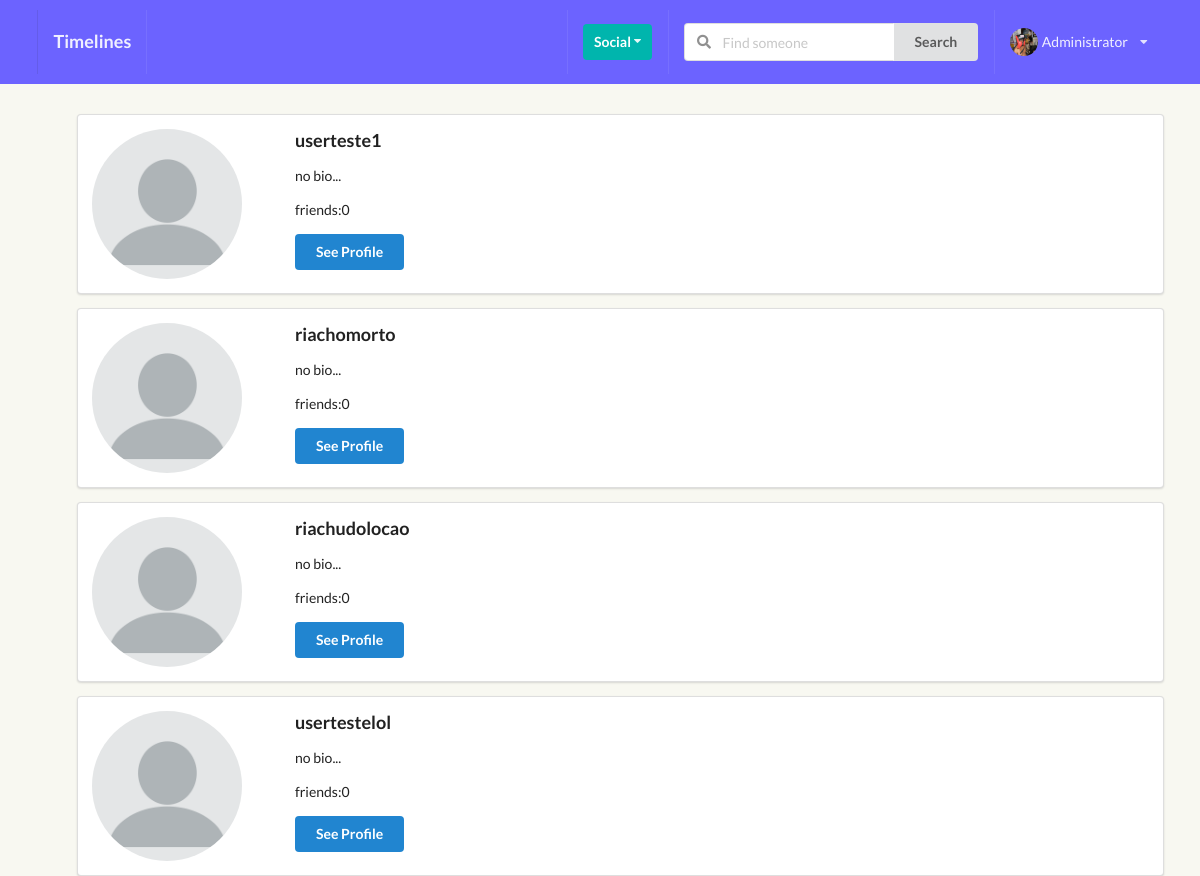
/profiles/to_invite/ (signed in), run on an earlier commit of the app's database.
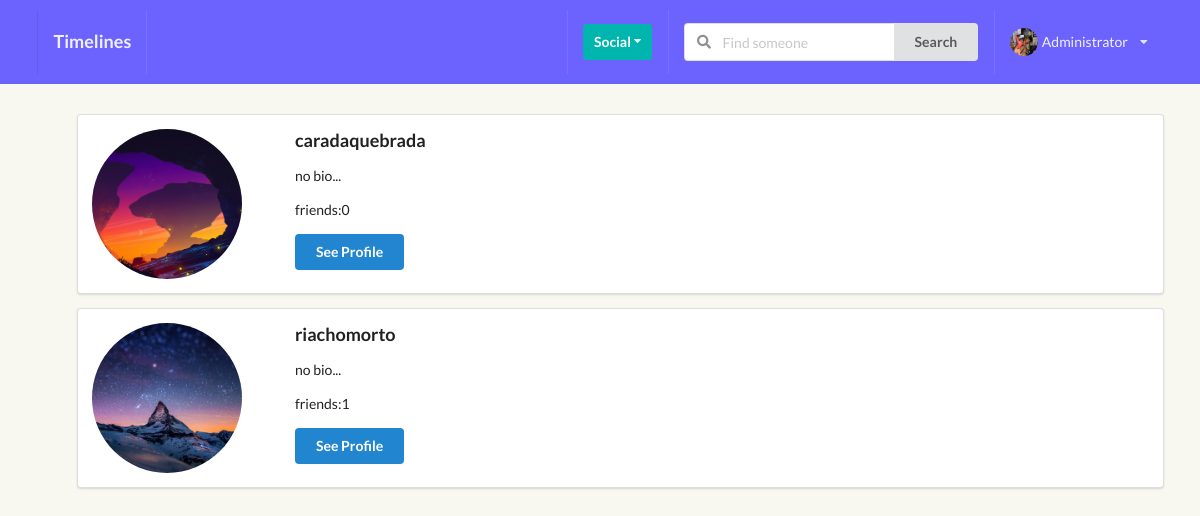
And on a later commit of the database.
### perfil/models.py (models this page shows, shortened)
class Profile(models.Model):
    first_name = models.CharField(max_length=200, blank=True)
    last_name = models.CharField(max_length=200, blank=True)
    username = models.OneToOneField(User, on_delete=models.CASCADE)
    bio = models.TextField(default="no bio...", max_length=300)
    email = models.EmailField(max_length=200, blank=True)
    country = models.CharField(max_length=200, blank=True)
    avatar = models.ImageField(default='avatar.png', upload_to='avatars/')
    friends = models.ManyToManyField(User, blank=True, related_name='friends')
    slug = models.SlugField(unique=True, blank=True)
    updated = models.DateTimeField(auto_now=True)
    created = models.DateTimeField(auto_now_add=True)
    objects = ProfileManager()
    def __str__(self):
        return f"{self.username}"
    def get_absolute_url(self):
        return reverse("perfil:profile_detail_view", kwargs={"slug": self.slug})
    def get_friends_no(self):
        return self.friends.count()
    __initial_first_name = None
    __initial_last_name = None
    def __init__(self, *args, **kwargs):
        super().__init__(*args, **kwargs)
        self.__initial_first_name = self.first_name
        self.__initial_last_name = self.last_name

### perfil/views.py (the view)
# urls.py: path('to_invite/', invite_profiles_list_view, name="invite-profiles-view"),
@login_required
def invite_profiles_list_view(request):
    user = request.user
    qs = Profile.objects.get_all_profiles_to_invite(user)
    context = {'qs': qs}
    return render(request, 'perfil/to_invite_list.html', context)

### perfil/context_processors.py (called while the page is built)
def profile_pic(request):
    if request.user.is_authenticated:
        profile_obj = Profile.objects.get(username=request.user)
        pic = profile_obj.avatar
        return {'picture':pic}
    return {}

def invitations_received_no(request):
    if request.user.is_authenticated:
        profile_obj = Profile.objects.get(username=request.user)
        qs_count = Relationship.objects.invitations_received(profile_obj).count()
        return {'invites_num':qs_count}
    return {}

### perfil/models.py (called while the page is built)
    def get_all_profiles_to_invite(self, sender):
        profiles = Profile.objects.all().exclude(username=sender)
        profile = Profile.objects.get(username=sender)
        qs = Relationship.objects.filter(Q(sender=profile) | Q(receiver=profile))
        print(qs)
        accepted = []
        for rel in qs:
            if rel.status == 'accepted':
                accepted.append(rel.receiver)
                accepted.append(rel.sender)
        print(accepted)
        available = [profile for profile in profiles if profile not in accepted]
        print(available)
        return available

    def __str__(self):
        return f'{self.sender}-{self.receiver}-{self.status}'

### perfil/templates/perfil/to_invite_list.html (shortened to what this page needs)
{% extends 'base.html' %} {% block title %} Invite Friends {% endblock title %} {% block content %}
<ul>
    {% for invite in qs %}
    <div class="ui segment">
        <div class="ui grid">
            <div class="row">
                <div class="three wide column">
                    <img class="ui small circular image fullpc profile-pic" src={{invite.avatar.url}}>
                </div>
                <div class="thirteen wide column">
                    <h3>{{invite.username}}</h3>
                    <p>{{invite.bio}}</p>
                    <p>friends:{{invite.get_friends_no}}</p>
                    <a href={{ invite.get_absolute_url }}><button class="ui primary button">See Profile</button></a>
                    <br>
                </div>
            </div>
        </div>
    </div>
    {% endfor %}
</ul>
{% endblock content %}

What changed in the data, as far as the page shows it:
no longer on this page (row edited): Profile: avatar (placeholder picture), username "userteste1", bio "no bio...", get_friends_no "0"
no longer on this page (row edited): Profile: avatar (placeholder picture), username "riachudolocao", bio "no bio...", get_friends_no "0"
no longer on this page (row edited): Profile: avatar (placeholder picture), username "usertestelol", bio "no bio...", get_friends_no "0"
now on this page (row edited): Profile: avatar (picture), username "caradaquebrada", bio "no bio...", get_friends_no "0"
changed Profile "riachomorto": avatar: picture added in place of a placeholder; get_friends_no "0" → "1"
